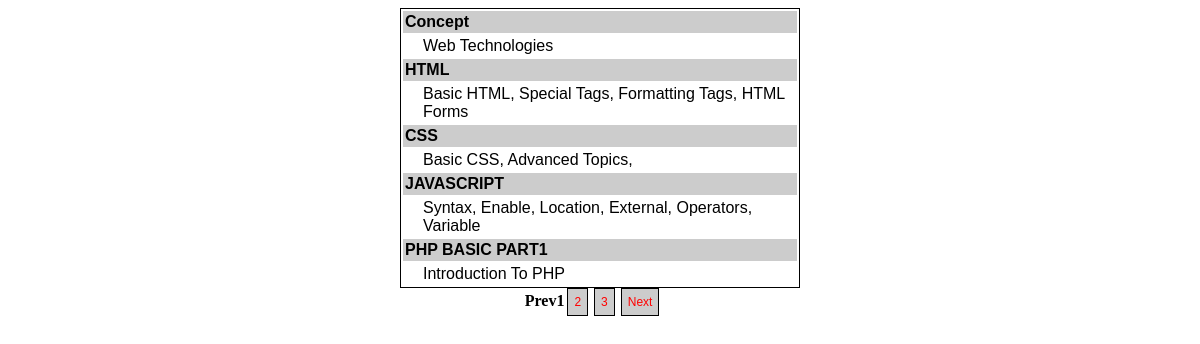
The page / on the database its author committed.
### tables this page shows
CREATE TABLE IF NOT EXISTS `post` (
  `id` int(11) NOT NULL AUTO_INCREMENT,
  `title` varchar(255) NOT NULL,
  `detail` text NOT NULL,
  PRIMARY KEY (`id`)
);

### index.php (the view, shortened to what this page needs)
<?php
require_once "config.php";
?>
<!DOCTYPE html PUBLIC "-//W3C//DTD XHTML 1.0 Transitional//EN" "http://www.w3.org/TR/xhtml1/DTD/xhtml1-transitional.dtd">
<html xmlns="http://www.w3.org/1999/xhtml">
<head>
<link href="style.css" rel="stylesheet" type="text/css" />
</head>
<body>
<table style="border: 1px #000000 solid;" width="400" cellspacing="2" cellpadding="2" align="center">
<?php
$perpage = 5;
if(isset($_GET["page"])){
$page = intval($_GET["page"]);
}
else {
$page = 1;
}
$calc = $perpage * $page;
$start = $calc - $perpage;
$result = mysqli_query($conn, "select * from post Limit $start, $perpage");
$rows = mysqli_num_rows($result);
if($rows){
while($post = mysqli_fetch_assoc($result)) {
?>
<tbody>
<tr style="background-color: #cccccc;">
<td style="font-weight: bold;font-family: arial;"><?php echo $post["title"]; ?></td>
</tr>
<tr>
<td style="font-family: arial;padding-left: 20px;"><?php echo $post["detail"]; ?></td>
</tr>
<?php
}
}
?>
</tbody>
</table>
<table width="400" cellspacing="2" cellpadding="2" align="center">
<tbody>
<tr>
<td align="center">
<?php
if(isset($page))
{
$result = mysqli_query($conn,"select Count(*) As Total from post");
$rows = mysqli_num_rows($result);
if($rows)
{
$rs = mysqli_fetch_assoc($result);
$total = $rs["Total"];
}
$totalPages = ceil($total / $perpage);
if($page <=1 ){
echo "<span id='page_links' style='font-weight: bold;'>Prev</span>";
}
else
{
$j = $page - 1;
echo "<span><a id='page_a_link' href='index.php?page=$j'>< Prev</a></span>";
}
for($i=1; $i <= $totalPages; $i++)
{
if($i<>$page)
{
echo "<span><a id='page_a_link' href='index.php?page=$i'>$i</a></span>";
}
else
{
echo "<span id='page_links' style='font-weight: bold;'>$i</span>";
}
}
if($page == $totalPages )
{
echo "<span id='page_links' style='font-weight: bold;'>Next ></span>";
}
else
{
$j = $page + 1;
echo "<span><a id='page_a_link' href='index.php?page=$j'>Next</a></span>";
}
}
?></td>
<td></td>
</tr>
</tbody>
</table>
</body>
</html>

### style.css (style rules this page uses)
#page_a_link { font-family: arial, verdana; font-size: 12px; border:1px #000000 solid; color: #ff0000; background-color: #cccccc; padding: 6px; margin: 3px; text-decoration: none; }

### rows shown on the page
post: title "Concept", detail "Web Technologies"
post: title "HTML", detail "Basic HTML, Special Tags, Formatting Tags, HTML Forms"
post: title "CSS", detail "Basic CSS, Advanced Topics,"
post: title "JAVASCRIPT", detail "Syntax, Enable, Location, External, Operators, Variable"
post: title "PHP BASIC PART1", detail "Introduction To PHP"
